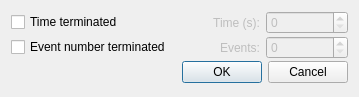
<?xml version="1.0" encoding="UTF-8"?>
<ui version="4.0">
 <class>DialogRun</class>
 <widget class="QDialog" name="DialogRun">
  <property name="geometry">
   <rect>
    <x>0</x>
    <y>0</y>
    <width>359</width>
    <height>97</height>
   </rect>
  </property>
  <property name="windowTitle">
   <string>Run Conditions</string>
  </property>
  <layout class="QGridLayout" name="gridLayout">
   <property name="horizontalSpacing">
    <number>6</number>
   </property>
   <property name="verticalSpacing">
    <number>2</number>
   </property>
   <item row="2" column="2">
    <widget class="QSpinBox" name="spinBoxEvents">
     <property name="enabled">
      <bool>false</bool>
     </property>
     <property name="maximum">
      <number>200000000</number>
     </property>
     <property name="singleStep">
      <number>1000</number>
     </property>
    </widget>
   </item>
   <item row="2" column="0">
    <widget class="QCheckBox" name="checkBoxEvents">
     <property name="text">
      <string>Event number terminated</string>
     </property>
    </widget>
   </item>
   <item row="2" column="1">
    <widget class="QLabel" name="labelEvents">
     <property name="enabled">
      <bool>false</bool>
     </property>
     <property name="text">
      <string>Events:</string>
     </property>
     <property name="alignment">
      <set>Qt::AlignRight|Qt::AlignTrailing|Qt::AlignVCenter</set>
     </property>
    </widget>
   </item>
   <item row="0" column="1">
    <widget class="QLabel" name="labelTime">
     <property name="enabled">
      <bool>false</bool>
     </property>
     <property name="text">
      <string>Time (s):</string>
     </property>
     <property name="alignment">
      <set>Qt::AlignRight|Qt::AlignTrailing|Qt::AlignVCenter</set>
     </property>
    </widget>
   </item>
   <item row="0" column="0">
    <widget class="QCheckBox" name="checkBoxTime">
     <property name="text">
      <string>Time terminated</string>
     </property>
    </widget>
   </item>
   <item row="0" column="2">
    <widget class="QSpinBox" name="spinBoxTime">
     <property name="enabled">
      <bool>false</bool>
     </property>
     <property name="maximum">
      <number>36000</number>
     </property>
     <property name="singleStep">
      <number>60</number>
     </property>
    </widget>
   </item>
   <item row="3" column="1" colspan="2">
    <widget class="QDialogButtonBox" name="buttonBox">
     <property name="orientation">
      <enum>Qt::Horizontal</enum>
     </property>
     <property name="standardButtons">
      <set>QDialogButtonBox::Cancel|QDialogButtonBox::Ok</set>
     </property>
    </widget>
   </item>
  </layout>
 </widget>
 <tabstops>
  <tabstop>checkBoxTime</tabstop>
  <tabstop>spinBoxTime</tabstop>
  <tabstop>checkBoxEvents</tabstop>
  <tabstop>spinBoxEvents</tabstop>
  <tabstop>buttonBox</tabstop>
 </tabstops>
 <resources/>
 <connections>
  <connection>
   <sender>buttonBox</sender>
   <signal>accepted()</signal>
   <receiver>DialogRun</receiver>
   <slot>accept()</slot>
   <hints>
    <hint type="sourcelabel">
     <x>248</x>
     <y>254</y>
    </hint>
    <hint type="destinationlabel">
     <x>157</x>
     <y>274</y>
    </hint>
   </hints>
  </connection>
  <connection>
   <sender>buttonBox</sender>
   <signal>rejected()</signal>
   <receiver>DialogRun</receiver>
   <slot>reject()</slot>
   <hints>
    <hint type="sourcelabel">
     <x>316</x>
     <y>260</y>
    </hint>
    <hint type="destinationlabel">
     <x>286</x>
     <y>274</y>
    </hint>
   </hints>
  </connection>
  <connection>
   <sender>checkBoxTime</sender>
   <signal>clicked(bool)</signal>
   <receiver>spinBoxTime</receiver>
   <slot>setEnabled(bool)</slot>
   <hints>
    <hint type="sourcelabel">
     <x>81</x>
     <y>21</y>
    </hint>
    <hint type="destinationlabel">
     <x>303</x>
     <y>21</y>
    </hint>
   </hints>
  </connection>
  <connection>
   <sender>checkBoxEvents</sender>
   <signal>clicked(bool)</signal>
   <receiver>spinBoxEvents</receiver>
   <slot>setEnabled(bool)</slot>
   <hints>
    <hint type="sourcelabel">
     <x>81</x>
     <y>46</y>
    </hint>
    <hint type="destinationlabel">
     <x>303</x>
     <y>46</y>
    </hint>
   </hints>
  </connection>
  <connection>
   <sender>checkBoxTime</sender>
   <signal>clicked(bool)</signal>
   <receiver>labelTime</receiver>
   <slot>setEnabled(bool)</slot>
   <hints>
    <hint type="sourcelabel">
     <x>81</x>
     <y>21</y>
    </hint>
    <hint type="destinationlabel">
     <x>205</x>
     <y>21</y>
    </hint>
   </hints>
  </connection>
  <connection>
   <sender>checkBoxEvents</sender>
   <signal>clicked(bool)</signal>
   <receiver>labelEvents</receiver>
   <slot>setEnabled(bool)</slot>
   <hints>
    <hint type="sourcelabel">
     <x>81</x>
     <y>46</y>
    </hint>
    <hint type="destinationlabel">
     <x>205</x>
     <y>46</y>
    </hint>
   </hints>
  </connection>
 </connections>
</ui>
